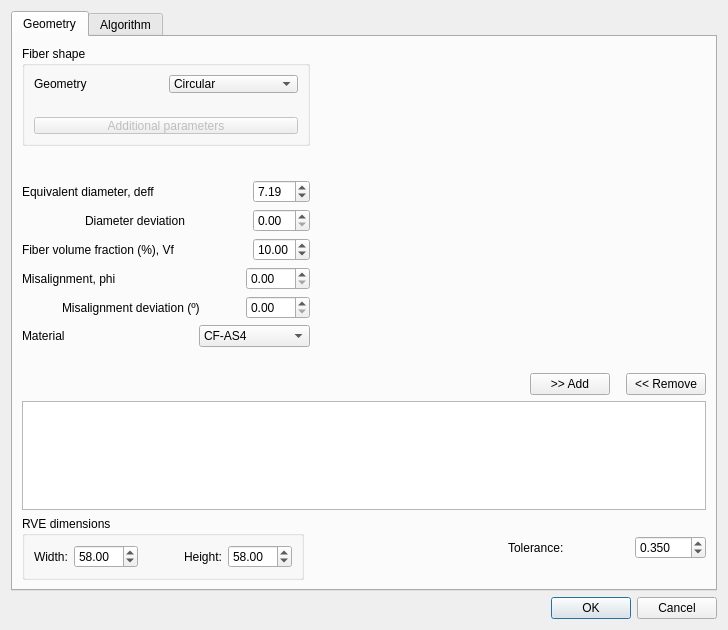
<?xml version="1.0" encoding="UTF-8"?>
<ui version="4.0">
 <class>Dialog</class>
 <widget class="QDialog" name="Dialog">
  <property name="windowModality">
   <enum>Qt::NonModal</enum>
  </property>
  <property name="geometry">
   <rect>
    <x>0</x>
    <y>0</y>
    <width>728</width>
    <height>630</height>
   </rect>
  </property>
  <property name="windowTitle">
   <string>New Microstructure Generation</string>
  </property>
  <layout class="QGridLayout" name="gridLayout_4">
   <item row="0" column="0">
    <layout class="QVBoxLayout" name="verticalLayout_3">
     <item>
      <widget class="QTabWidget" name="tabWidget">
       <property name="enabled">
        <bool>true</bool>
       </property>
       <property name="accessibleName">
        <string/>
       </property>
       <property name="currentIndex">
        <number>0</number>
       </property>
       <widget class="QWidget" name="tab_geometry">
        <property name="enabled">
         <bool>true</bool>
        </property>
        <attribute name="title">
         <string>Geometry</string>
        </attribute>
        <layout class="QGridLayout" name="gridLayout_5">
         <item row="0" column="0">
          <widget class="QGroupBox" name="groupBox">
           <property name="sizePolicy">
            <sizepolicy hsizetype="Preferred" vsizetype="Preferred">
             <horstretch>0</horstretch>
             <verstretch>0</verstretch>
            </sizepolicy>
           </property>
           <property name="minimumSize">
            <size>
             <width>150</width>
             <height>100</height>
            </size>
           </property>
           <property name="title">
            <string>Fiber shape</string>
           </property>
           <layout class="QGridLayout" name="gridLayout_3">
            <item row="0" column="0">
             <layout class="QGridLayout" name="gridLayout_2">
              <item row="0" column="0">
               <layout class="QHBoxLayout" name="horizontalLayout_5">
                <item>
                 <widget class="QLabel" name="label_3">
                  <property name="text">
                   <string>Geometry</string>
                  </property>
                 </widget>
                </item>
                <item>
                 <layout class="QHBoxLayout" name="horizontalLayout_6"/>
                </item>
                <item>
                 <widget class="QComboBox" name="comboBox_geometry">
                  <item>
                   <property name="text">
                    <string>Circular</string>
                   </property>
                  </item>
                  <item>
                   <property name="text">
                    <string>Polygonal</string>
                   </property>
                  </item>
                  <item>
                   <property name="text">
                    <string>Lobular</string>
                   </property>
                  </item>
                  <item>
                   <property name="text">
                    <string>Elliptical</string>
                   </property>
                  </item>
                  <item>
                   <property name="text">
                    <string>Spolygonal</string>
                   </property>
                  </item>
                  <item>
                   <property name="text">
                    <string>Oval</string>
                   </property>
                  </item>
                  <item>
                   <property name="text">
                    <string>CShape</string>
                   </property>
                  </item>
                 </widget>
                </item>
               </layout>
              </item>
              <item row="1" column="0">
               <spacer name="verticalSpacer">
                <property name="orientation">
                 <enum>Qt::Vertical</enum>
                </property>
                <property name="sizeType">
                 <enum>QSizePolicy::Minimum</enum>
                </property>
                <property name="sizeHint" stdset="0">
                 <size>
                  <width>40</width>
                  <height>20</height>
                 </size>
                </property>
               </spacer>
              </item>
              <item row="2" column="0">
               <widget class="QPushButton" name="pushButton_addParams">
                <property name="enabled">
                 <bool>false</bool>
                </property>
                <property name="text">
                 <string>Additional parameters</string>
                </property>
               </widget>
              </item>
             </layout>
            </item>
           </layout>
          </widget>
         </item>
         <item row="0" column="2" rowspan="8">
          <layout class="QVBoxLayout" name="verticalLayout_5">
           <item>
            <layout class="QHBoxLayout" name="horizontalLayout_14">
             <item>
              <widget class="QLabel" name="label_9">
               <property name="maximumSize">
                <size>
                 <width>800</width>
                 <height>800</height>
                </size>
               </property>
               <property name="text">
                <string/>
               </property>
               <property name="pixmap">
                <pixmap resource="icons.qrc">:/icons/RVEs/circ.png</pixmap>
               </property>
               <property name="scaledContents">
                <bool>false</bool>
               </property>
               <property name="alignment">
                <set>Qt::AlignCenter</set>
               </property>
              </widget>
             </item>
             <item>
              <spacer name="horizontalSpacer_12">
               <property name="orientation">
                <enum>Qt::Horizontal</enum>
               </property>
               <property name="sizeType">
                <enum>QSizePolicy::Expanding</enum>
               </property>
               <property name="sizeHint" stdset="0">
                <size>
                 <width>40</width>
                 <height>20</height>
                </size>
               </property>
              </spacer>
             </item>
            </layout>
           </item>
          </layout>
         </item>
         <item row="1" column="0">
          <spacer name="verticalSpacer_5">
           <property name="orientation">
            <enum>Qt::Vertical</enum>
           </property>
           <property name="sizeType">
            <enum>QSizePolicy::Minimum</enum>
           </property>
           <property name="sizeHint" stdset="0">
            <size>
             <width>20</width>
             <height>28</height>
            </size>
           </property>
          </spacer>
         </item>
         <item row="1" column="1" rowspan="2">
          <spacer name="horizontalSpacer_13">
           <property name="orientation">
            <enum>Qt::Horizontal</enum>
           </property>
           <property name="sizeHint" stdset="0">
            <size>
             <width>40</width>
             <height>20</height>
            </size>
           </property>
          </spacer>
         </item>
         <item row="2" column="0">
          <layout class="QHBoxLayout" name="horizontalLayout_7">
           <item>
            <widget class="QLabel" name="label">
             <property name="text">
              <string>Equivalent diameter, deff</string>
             </property>
            </widget>
           </item>
           <item>
            <spacer name="horizontalSpacer_3">
             <property name="orientation">
              <enum>Qt::Horizontal</enum>
             </property>
             <property name="sizeHint" stdset="0">
              <size>
               <width>40</width>
               <height>20</height>
              </size>
             </property>
            </spacer>
           </item>
           <item>
            <widget class="QDoubleSpinBox" name="spinBox_df">
             <property name="value">
              <double>7.190000000000000</double>
             </property>
            </widget>
           </item>
          </layout>
         </item>
         <item row="3" column="0">
          <layout class="QHBoxLayout" name="horizontalLayout_15">
           <item>
            <spacer name="horizontalSpacer_16">
             <property name="orientation">
              <enum>Qt::Horizontal</enum>
             </property>
             <property name="sizeHint" stdset="0">
              <size>
               <width>40</width>
               <height>20</height>
              </size>
             </property>
            </spacer>
           </item>
           <item>
            <widget class="QLabel" name="label_10">
             <property name="text">
              <string>Diameter deviation</string>
             </property>
            </widget>
           </item>
           <item>
            <spacer name="horizontalSpacer_15">
             <property name="orientation">
              <enum>Qt::Horizontal</enum>
             </property>
             <property name="sizeHint" stdset="0">
              <size>
               <width>40</width>
               <height>20</height>
              </size>
             </property>
            </spacer>
           </item>
           <item>
            <widget class="QDoubleSpinBox" name="spinBox_D_df"/>
           </item>
          </layout>
         </item>
         <item row="4" column="0">
          <layout class="QHBoxLayout" name="horizontalLayout_8">
           <item>
            <widget class="QLabel" name="label_2">
             <property name="text">
              <string>Fiber volume fraction (%), Vf</string>
             </property>
            </widget>
           </item>
           <item>
            <spacer name="horizontalSpacer_4">
             <property name="orientation">
              <enum>Qt::Horizontal</enum>
             </property>
             <property name="sizeHint" stdset="0">
              <size>
               <width>40</width>
               <height>20</height>
              </size>
             </property>
            </spacer>
           </item>
           <item>
            <widget class="QDoubleSpinBox" name="spinBox_Vf">
             <property name="maximum">
              <double>99.000000000000000</double>
             </property>
             <property name="value">
              <double>10.000000000000000</double>
             </property>
            </widget>
           </item>
          </layout>
         </item>
         <item row="5" column="0">
          <layout class="QHBoxLayout" name="horizontalLayout_9">
           <item>
            <widget class="QLabel" name="label_5">
             <property name="text">
              <string>Misalignment, phi</string>
             </property>
            </widget>
           </item>
           <item>
            <spacer name="horizontalSpacer_5">
             <property name="orientation">
              <enum>Qt::Horizontal</enum>
             </property>
             <property name="sizeHint" stdset="0">
              <size>
               <width>40</width>
               <height>20</height>
              </size>
             </property>
            </spacer>
           </item>
           <item>
            <widget class="QDoubleSpinBox" name="spinBox_phi">
             <property name="maximum">
              <double>180.000000000000000</double>
             </property>
            </widget>
           </item>
          </layout>
         </item>
         <item row="6" column="0">
          <layout class="QHBoxLayout" name="horizontalLayout_16">
           <item>
            <spacer name="horizontalSpacer_18">
             <property name="orientation">
              <enum>Qt::Horizontal</enum>
             </property>
             <property name="sizeHint" stdset="0">
              <size>
               <width>40</width>
               <height>20</height>
              </size>
             </property>
            </spacer>
           </item>
           <item>
            <widget class="QLabel" name="label_11">
             <property name="text">
              <string>Misalignment deviation (º)</string>
             </property>
            </widget>
           </item>
           <item>
            <spacer name="horizontalSpacer_17">
             <property name="orientation">
              <enum>Qt::Horizontal</enum>
             </property>
             <property name="sizeHint" stdset="0">
              <size>
               <width>40</width>
               <height>20</height>
              </size>
             </property>
            </spacer>
           </item>
           <item>
            <widget class="QDoubleSpinBox" name="spinBox_D_phi">
             <property name="maximum">
              <double>180.000000000000000</double>
             </property>
            </widget>
           </item>
          </layout>
         </item>
         <item row="7" column="0">
          <layout class="QHBoxLayout" name="horizontalLayout_10">
           <item>
            <widget class="QLabel" name="label_4">
             <property name="text">
              <string>Material</string>
             </property>
            </widget>
           </item>
           <item>
            <spacer name="horizontalSpacer_6">
             <property name="orientation">
              <enum>Qt::Horizontal</enum>
             </property>
             <property name="sizeHint" stdset="0">
              <size>
               <width>40</width>
               <height>20</height>
              </size>
             </property>
            </spacer>
           </item>
           <item>
            <widget class="QComboBox" name="comboBox_material">
             <item>
              <property name="text">
               <string>CF-AS4</string>
              </property>
             </item>
             <item>
              <property name="text">
               <string>CF-T700</string>
              </property>
             </item>
             <item>
              <property name="text">
               <string>AF-ARAMID</string>
              </property>
             </item>
             <item>
              <property name="text">
               <string>PF-POLYAMID</string>
              </property>
             </item>
             <item>
              <property name="text">
               <string>GF-E</string>
              </property>
             </item>
             <item>
              <property name="text">
               <string>VOID</string>
              </property>
             </item>
            </widget>
           </item>
          </layout>
         </item>
         <item row="8" column="0" colspan="3">
          <layout class="QVBoxLayout" name="verticalLayout_2">
           <item>
            <spacer name="verticalSpacer_9">
             <property name="orientation">
              <enum>Qt::Vertical</enum>
             </property>
             <property name="sizeType">
              <enum>QSizePolicy::MinimumExpanding</enum>
             </property>
             <property name="sizeHint" stdset="0">
              <size>
               <width>20</width>
               <height>20</height>
              </size>
             </property>
            </spacer>
           </item>
           <item>
            <layout class="QHBoxLayout" name="horizontalLayout_11">
             <item>
              <spacer name="horizontalSpacer_9">
               <property name="orientation">
                <enum>Qt::Horizontal</enum>
               </property>
               <property name="sizeHint" stdset="0">
                <size>
                 <width>40</width>
                 <height>20</height>
                </size>
               </property>
              </spacer>
             </item>
             <item>
              <widget class="QPushButton" name="pushButton_add">
               <property name="text">
                <string>&gt;&gt; Add</string>
               </property>
              </widget>
             </item>
             <item>
              <spacer name="horizontalSpacer_7">
               <property name="orientation">
                <enum>Qt::Horizontal</enum>
               </property>
               <property name="sizeType">
                <enum>QSizePolicy::Maximum</enum>
               </property>
               <property name="sizeHint" stdset="0">
                <size>
                 <width>10</width>
                 <height>20</height>
                </size>
               </property>
              </spacer>
             </item>
             <item>
              <widget class="QPushButton" name="pushButton_remove">
               <property name="text">
                <string>&lt;&lt; Remove</string>
               </property>
              </widget>
             </item>
            </layout>
           </item>
           <item>
            <widget class="QTableWidget" name="tableWidget">
             <property name="sizePolicy">
              <sizepolicy hsizetype="Minimum" vsizetype="Expanding">
               <horstretch>0</horstretch>
               <verstretch>0</verstretch>
              </sizepolicy>
             </property>
             <property name="font">
              <font>
               <pointsize>10</pointsize>
               <weight>75</weight>
               <italic>false</italic>
               <bold>true</bold>
               <underline>false</underline>
               <strikeout>false</strikeout>
              </font>
             </property>
             <property name="showGrid">
              <bool>true</bool>
             </property>
             <attribute name="horizontalHeaderVisible">
              <bool>false</bool>
             </attribute>
             <attribute name="horizontalHeaderCascadingSectionResizes">
              <bool>false</bool>
             </attribute>
             <attribute name="horizontalHeaderDefaultSectionSize">
              <number>80</number>
             </attribute>
             <attribute name="horizontalHeaderStretchLastSection">
              <bool>true</bool>
             </attribute>
             <attribute name="verticalHeaderCascadingSectionResizes">
              <bool>false</bool>
             </attribute>
             <column>
              <property name="text">
               <string>Geometry</string>
              </property>
             </column>
             <column>
              <property name="text">
               <string>Parameters</string>
              </property>
             </column>
             <column>
              <property name="text">
               <string>deff</string>
              </property>
             </column>
             <column>
              <property name="text">
               <string>D_deff</string>
              </property>
             </column>
             <column>
              <property name="text">
               <string>Vf</string>
              </property>
             </column>
             <column>
              <property name="text">
               <string>Phi</string>
              </property>
             </column>
             <column>
              <property name="text">
               <string>D_phi</string>
              </property>
             </column>
             <column>
              <property name="text">
               <string>Material</string>
              </property>
             </column>
            </widget>
           </item>
          </layout>
         </item>
         <item row="9" column="0" colspan="3">
          <layout class="QHBoxLayout" name="horizontalLayout_12">
           <item>
            <widget class="QGroupBox" name="groupBox_2">
             <property name="title">
              <string>RVE dimensions</string>
             </property>
             <layout class="QGridLayout" name="gridLayout">
              <item row="0" column="0">
               <layout class="QHBoxLayout" name="horizontalLayout_4">
                <item>
                 <layout class="QHBoxLayout" name="horizontalLayout_3">
                  <item>
                   <widget class="QLabel" name="label_6">
                    <property name="text">
                     <string>Width:</string>
                    </property>
                   </widget>
                  </item>
                  <item>
                   <widget class="QDoubleSpinBox" name="spinBox_SizeX">
                    <property name="maximum">
                     <double>999.990000000000009</double>
                    </property>
                    <property name="singleStep">
                     <double>10.000000000000000</double>
                    </property>
                    <property name="value">
                     <double>58.000000000000000</double>
                    </property>
                   </widget>
                  </item>
                 </layout>
                </item>
                <item>
                 <spacer name="horizontalSpacer_2">
                  <property name="orientation">
                   <enum>Qt::Horizontal</enum>
                  </property>
                  <property name="sizeHint" stdset="0">
                   <size>
                    <width>40</width>
                    <height>20</height>
                   </size>
                  </property>
                 </spacer>
                </item>
                <item>
                 <layout class="QHBoxLayout" name="horizontalLayout_2">
                  <item>
                   <widget class="QLabel" name="label_7">
                    <property name="text">
                     <string>Height:</string>
                    </property>
                   </widget>
                  </item>
                  <item>
                   <widget class="QDoubleSpinBox" name="spinBox_SizeY">
                    <property name="maximum">
                     <double>999.990000000000009</double>
                    </property>
                    <property name="singleStep">
                     <double>10.000000000000000</double>
                    </property>
                    <property name="value">
                     <double>58.000000000000000</double>
                    </property>
                   </widget>
                  </item>
                 </layout>
                </item>
               </layout>
              </item>
             </layout>
            </widget>
           </item>
           <item>
            <spacer name="horizontalSpacer_8">
             <property name="orientation">
              <enum>Qt::Horizontal</enum>
             </property>
             <property name="sizeHint" stdset="0">
              <size>
               <width>40</width>
               <height>20</height>
              </size>
             </property>
            </spacer>
           </item>
           <item>
            <layout class="QHBoxLayout" name="horizontalLayout">
             <item>
              <widget class="QLabel" name="label_8">
               <property name="text">
                <string>Tolerance:</string>
               </property>
              </widget>
             </item>
             <item>
              <spacer name="horizontalSpacer">
               <property name="orientation">
                <enum>Qt::Horizontal</enum>
               </property>
               <property name="sizeHint" stdset="0">
                <size>
                 <width>40</width>
                 <height>20</height>
                </size>
               </property>
              </spacer>
             </item>
             <item>
              <widget class="QDoubleSpinBox" name="spinBox_tolerance">
               <property name="decimals">
                <number>3</number>
               </property>
               <property name="maximum">
                <double>100.000000000000000</double>
               </property>
               <property name="singleStep">
                <double>0.050000000000000</double>
               </property>
               <property name="value">
                <double>0.350000000000000</double>
               </property>
              </widget>
             </item>
            </layout>
           </item>
          </layout>
         </item>
        </layout>
       </widget>
       <widget class="QWidget" name="tab_algorithm">
        <property name="enabled">
         <bool>true</bool>
        </property>
        <property name="maximumSize">
         <size>
          <width>16777215</width>
          <height>16777215</height>
         </size>
        </property>
        <property name="font">
         <font>
          <kerning>true</kerning>
         </font>
        </property>
        <property name="acceptDrops">
         <bool>false</bool>
        </property>
        <attribute name="title">
         <string>Algorithm</string>
        </attribute>
        <layout class="QGridLayout" name="gridLayout_8">
         <item row="7" column="0">
          <spacer name="verticalSpacer_6">
           <property name="orientation">
            <enum>Qt::Vertical</enum>
           </property>
           <property name="sizeType">
            <enum>QSizePolicy::Maximum</enum>
           </property>
           <property name="sizeHint" stdset="0">
            <size>
             <width>20</width>
             <height>150</height>
            </size>
           </property>
          </spacer>
         </item>
         <item row="4" column="0">
          <layout class="QVBoxLayout" name="verticalLayout_8">
           <item>
            <widget class="QCheckBox" name="checkBox_compaction">
             <property name="enabled">
              <bool>true</bool>
             </property>
             <property name="text">
              <string>Enforce compaction (recommended for Vf &gt; 40 %)</string>
             </property>
            </widget>
           </item>
           <item>
            <widget class="QGroupBox" name="groupBox_compaction">
             <property name="enabled">
              <bool>false</bool>
             </property>
             <property name="title">
              <string>Compaction technique</string>
             </property>
             <layout class="QGridLayout" name="gridLayout_6">
              <item row="6" column="5">
               <widget class="QLineEdit" name="lineEdit_gravy">
                <property name="maximumSize">
                 <size>
                  <width>60</width>
                  <height>16777215</height>
                 </size>
                </property>
                <property name="text">
                 <string>-10.0</string>
                </property>
               </widget>
              </item>
              <item row="6" column="4">
               <widget class="QLineEdit" name="lineEdit_gravx">
                <property name="maximumSize">
                 <size>
                  <width>60</width>
                  <height>16777215</height>
                 </size>
                </property>
                <property name="text">
                 <string>0.0</string>
                </property>
               </widget>
              </item>
              <item row="4" column="0">
               <widget class="QRadioButton" name="radioButton_compDirection">
                <property name="enabled">
                 <bool>false</bool>
                </property>
                <property name="text">
                 <string>Compact in a direction</string>
                </property>
               </widget>
              </item>
              <item row="0" column="2">
               <widget class="QLabel" name="label_compPoint">
                <property name="enabled">
                 <bool>false</bool>
                </property>
                <property name="text">
                 <string>Point coordinates:</string>
                </property>
               </widget>
              </item>
              <item row="0" column="0">
               <widget class="QRadioButton" name="radioButton_compPoint">
                <property name="enabled">
                 <bool>false</bool>
                </property>
                <property name="text">
                 <string>Compact towards a point</string>
                </property>
                <property name="checked">
                 <bool>true</bool>
                </property>
               </widget>
              </item>
              <item row="5" column="0">
               <widget class="QRadioButton" name="radioButton_compStir">
                <property name="enabled">
                 <bool>false</bool>
                </property>
                <property name="font">
                 <font>
                  <strikeout>false</strikeout>
                 </font>
                </property>
                <property name="text">
                 <string>Stirring algorithm</string>
                </property>
               </widget>
              </item>
              <item row="5" column="4">
               <widget class="QDoubleSpinBox" name="doubleSpinBox_compStir">
                <property name="enabled">
                 <bool>false</bool>
                </property>
                <property name="maximumSize">
                 <size>
                  <width>60</width>
                  <height>16777215</height>
                 </size>
                </property>
                <property name="decimals">
                 <number>1</number>
                </property>
                <property name="minimum">
                 <double>1.000000000000000</double>
                </property>
                <property name="maximum">
                 <double>100.000000000000000</double>
                </property>
                <property name="value">
                 <double>100.000000000000000</double>
                </property>
               </widget>
              </item>
              <item row="4" column="2">
               <widget class="QLabel" name="label_compDirection">
                <property name="enabled">
                 <bool>false</bool>
                </property>
                <property name="text">
                 <string>Vector components:</string>
                </property>
               </widget>
              </item>
              <item row="5" column="2">
               <widget class="QLabel" name="label_compStir">
                <property name="enabled">
                 <bool>false</bool>
                </property>
                <property name="text">
                 <string>Effectiveness (%):</string>
                </property>
               </widget>
              </item>
              <item row="4" column="4">
               <widget class="QLineEdit" name="lineEdit_vectorx">
                <property name="enabled">
                 <bool>false</bool>
                </property>
                <property name="maximumSize">
                 <size>
                  <width>60</width>
                  <height>16777215</height>
                 </size>
                </property>
                <property name="text">
                 <string>-1.0</string>
                </property>
               </widget>
              </item>
              <item row="4" column="5">
               <widget class="QLineEdit" name="lineEdit_vectory">
                <property name="enabled">
                 <bool>false</bool>
                </property>
                <property name="maximumSize">
                 <size>
                  <width>60</width>
                  <height>16777215</height>
                 </size>
                </property>
                <property name="text">
                 <string>0.0</string>
                </property>
               </widget>
              </item>
              <item row="0" column="4">
               <widget class="QLineEdit" name="lineEdit_pointx">
                <property name="enabled">
                 <bool>false</bool>
                </property>
                <property name="sizePolicy">
                 <sizepolicy hsizetype="Minimum" vsizetype="Minimum">
                  <horstretch>0</horstretch>
                  <verstretch>0</verstretch>
                 </sizepolicy>
                </property>
                <property name="maximumSize">
                 <size>
                  <width>60</width>
                  <height>16777215</height>
                 </size>
                </property>
                <property name="baseSize">
                 <size>
                  <width>20</width>
                  <height>0</height>
                 </size>
                </property>
                <property name="text">
                 <string>0.0</string>
                </property>
               </widget>
              </item>
              <item row="0" column="5">
               <widget class="QLineEdit" name="lineEdit_pointy">
                <property name="enabled">
                 <bool>false</bool>
                </property>
                <property name="sizePolicy">
                 <sizepolicy hsizetype="Maximum" vsizetype="Minimum">
                  <horstretch>0</horstretch>
                  <verstretch>0</verstretch>
                 </sizepolicy>
                </property>
                <property name="maximumSize">
                 <size>
                  <width>60</width>
                  <height>16777215</height>
                 </size>
                </property>
                <property name="text">
                 <string>0.0</string>
                </property>
               </widget>
              </item>
              <item row="4" column="1">
               <spacer name="horizontalSpacer_11">
                <property name="orientation">
                 <enum>Qt::Horizontal</enum>
                </property>
                <property name="sizeType">
                 <enum>QSizePolicy::Minimum</enum>
                </property>
                <property name="sizeHint" stdset="0">
                 <size>
                  <width>10</width>
                  <height>20</height>
                 </size>
                </property>
               </spacer>
              </item>
              <item row="6" column="0">
               <widget class="QRadioButton" name="radioButton_compBox2D">
                <property name="text">
                 <string>Physical compaction</string>
                </property>
               </widget>
              </item>
              <item row="6" column="2">
               <widget class="QLabel" name="label_gravity">
                <property name="text">
                 <string>Gravity:</string>
                </property>
               </widget>
              </item>
              <item row="6" column="6">
               <widget class="QCheckBox" name="checkBox_shake">
                <property name="text">
                 <string>Shake</string>
                </property>
               </widget>
              </item>
              <item row="5" column="6">
               <spacer name="horizontalSpacer_14">
                <property name="orientation">
                 <enum>Qt::Horizontal</enum>
                </property>
                <property name="sizeHint" stdset="0">
                 <size>
                  <width>40</width>
                  <height>20</height>
                 </size>
                </property>
               </spacer>
              </item>
             </layout>
            </widget>
           </item>
          </layout>
         </item>
         <item row="1" column="0">
          <layout class="QVBoxLayout" name="verticalLayout_9">
           <item>
            <widget class="QGroupBox" name="groupBox_genAlgorithm">
             <property name="title">
              <string>Generation algorithm</string>
             </property>
             <layout class="QGridLayout" name="gridLayout_7">
              <item row="6" column="0">
               <widget class="QRadioButton" name="radioButton_DynGen">
                <property name="text">
                 <string>Full potential generation</string>
                </property>
               </widget>
              </item>
              <item row="1" column="0">
               <widget class="QRadioButton" name="radioButton_randomGen">
                <property name="enabled">
                 <bool>true</bool>
                </property>
                <property name="text">
                 <string>Random generation</string>
                </property>
                <property name="checked">
                 <bool>true</bool>
                </property>
               </widget>
              </item>
              <item row="3" column="0">
               <widget class="QRadioButton" name="radioButton_periodicSquareGen">
                <property name="enabled">
                 <bool>true</bool>
                </property>
                <property name="text">
                 <string>Periodic Regular Microstructure - Square (only circular)</string>
                </property>
               </widget>
              </item>
              <item row="4" column="0">
               <widget class="QRadioButton" name="radioButton_periodicHexagonalGen">
                <property name="enabled">
                 <bool>true</bool>
                </property>
                <property name="text">
                 <string>Periodic Regular Microstructure - Hexagonal (only circular)</string>
                </property>
               </widget>
              </item>
              <item row="2" column="0">
               <widget class="QRadioButton" name="radioButton_NNAgen">
                <property name="enabled">
                 <bool>true</bool>
                </property>
                <property name="text">
                 <string>Nearest Neighbour Algorithm, NNA</string>
                </property>
               </widget>
              </item>
              <item row="5" column="0">
               <widget class="QRadioButton" name="radioButton_PotGen">
                <property name="text">
                 <string>Potential generation (only circular)</string>
                </property>
               </widget>
              </item>
             </layout>
            </widget>
           </item>
          </layout>
         </item>
         <item row="3" column="0">
          <widget class="Line" name="line">
           <property name="orientation">
            <enum>Qt::Horizontal</enum>
           </property>
          </widget>
         </item>
         <item row="2" column="0">
          <layout class="QVBoxLayout" name="verticalLayout_10">
           <item>
            <widget class="QGroupBox" name="groupBox_3">
             <property name="title">
              <string>Periodicity</string>
             </property>
             <layout class="QGridLayout" name="gridLayout_9">
              <item row="0" column="0">
               <widget class="QRadioButton" name="radioButton_fullPeriod">
                <property name="text">
                 <string>Full</string>
                </property>
                <property name="checked">
                 <bool>true</bool>
                </property>
               </widget>
              </item>
              <item row="0" column="1">
               <widget class="QRadioButton" name="radioButton_vertPeriod">
                <property name="text">
                 <string>Not vertical</string>
                </property>
               </widget>
              </item>
              <item row="1" column="0">
               <widget class="QRadioButton" name="radioButton_horizPeriod">
                <property name="text">
                 <string>Not horizontal</string>
                </property>
               </widget>
              </item>
              <item row="1" column="1">
               <widget class="QRadioButton" name="radioButton_noPeriod">
                <property name="text">
                 <string>None</string>
                </property>
               </widget>
              </item>
             </layout>
            </widget>
           </item>
          </layout>
         </item>
        </layout>
       </widget>
      </widget>
     </item>
     <item>
      <layout class="QHBoxLayout" name="horizontalLayout_13">
       <item>
        <spacer name="horizontalSpacer_10">
         <property name="orientation">
          <enum>Qt::Horizontal</enum>
         </property>
         <property name="sizeHint" stdset="0">
          <size>
           <width>40</width>
           <height>20</height>
          </size>
         </property>
        </spacer>
       </item>
       <item>
        <widget class="QDialogButtonBox" name="buttonBox">
         <property name="orientation">
          <enum>Qt::Horizontal</enum>
         </property>
         <property name="standardButtons">
          <set>QDialogButtonBox::Cancel|QDialogButtonBox::Ok</set>
         </property>
        </widget>
       </item>
      </layout>
     </item>
    </layout>
   </item>
  </layout>
 </widget>
 <resources>
  <include location="icons.qrc"/>
 </resources>
 <connections>
  <connection>
   <sender>buttonBox</sender>
   <signal>accepted()</signal>
   <receiver>Dialog</receiver>
   <slot>accept()</slot>
   <hints>
    <hint type="sourcelabel">
     <x>607</x>
     <y>619</y>
    </hint>
    <hint type="destinationlabel">
     <x>157</x>
     <y>274</y>
    </hint>
   </hints>
  </connection>
  <connection>
   <sender>buttonBox</sender>
   <signal>rejected()</signal>
   <receiver>Dialog</receiver>
   <slot>reject()</slot>
   <hints>
    <hint type="sourcelabel">
     <x>607</x>
     <y>619</y>
    </hint>
    <hint type="destinationlabel">
     <x>286</x>
     <y>274</y>
    </hint>
   </hints>
  </connection>
 </connections>
</ui>
